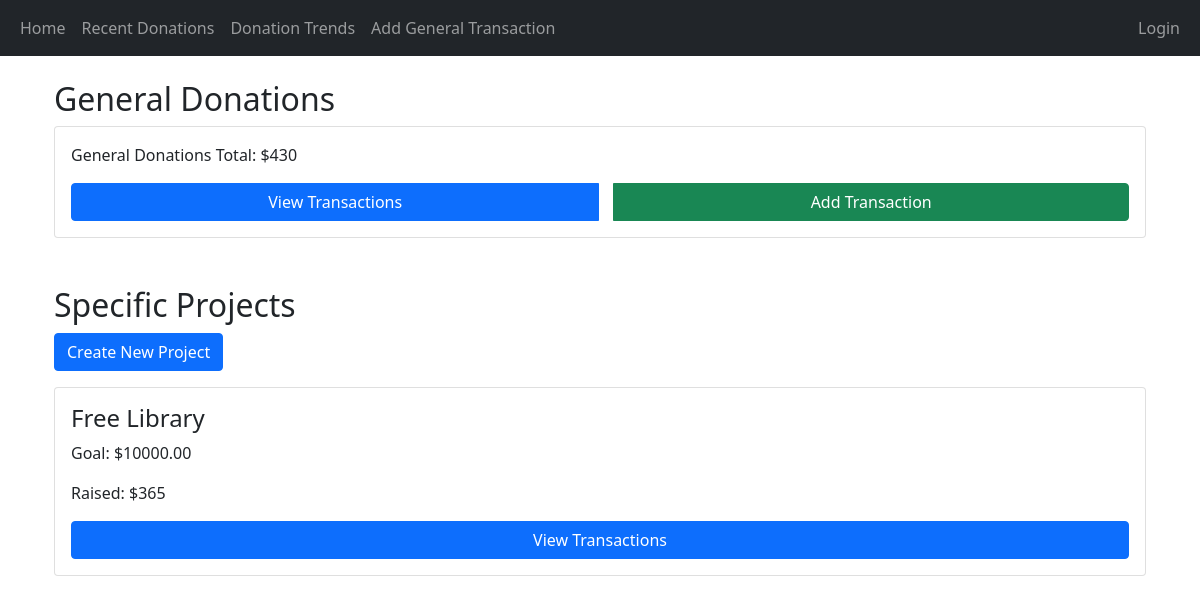
/, run on an earlier commit of the app's database.
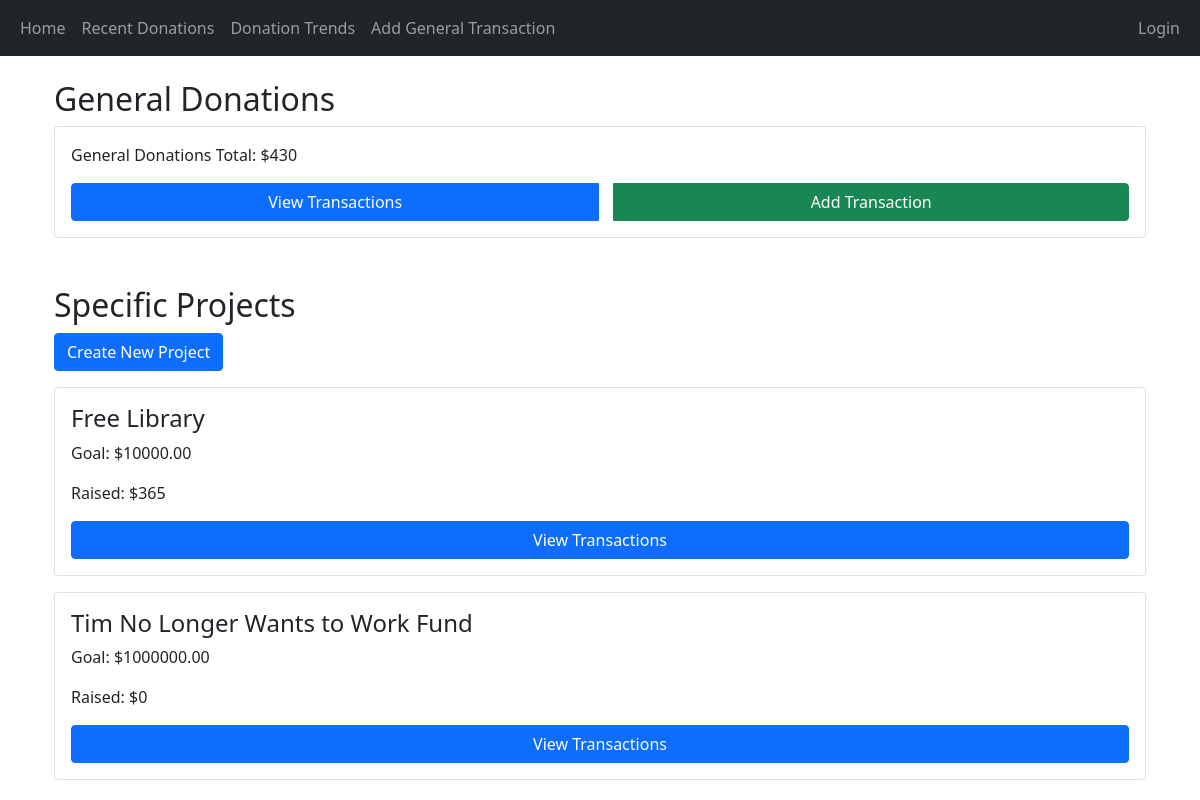
And on a later commit of the database.
### main/models.py (models this page shows, shortened)
class Project(models.Model):
    name = models.CharField(max_length=100)
    start_date = models.DateField()
    end_date = models.DateField()
    goal_amount = models.DecimalField(max_digits=10, decimal_places=2)
    description = models.TextField(null=True, blank=True)
    owner = models.ForeignKey(User, on_delete=models.CASCADE)

### main/views.py (the view)
# urls.py: path('', views.home, name='home'),
def home(request):
    general_total = Transaction.objects.filter(fund="general").aggregate(Sum('amount'))['amount__sum'] or 0
    projects = Project.objects.all()
    project_data = []
    for project in projects:
        total_raised = project.transactions.aggregate(Sum('amount'))['amount__sum'] or 0
        project_data.append({
            'project': project,
            'total_raised': total_raised,
            'is_owner': project.owner ==request.user
        })
    return render(request, 'main/home.html', {
        'general_total': general_total,
        'project_data': project_data
    })

### main/templates/main/home.html (shortened to what this page needs)
{% extends 'main/base.html' %}
{% block content %}
<div class="container mt-4">
    <h2>General Donations</h2>
    <div class="card p-3">
        <p>General Donations Total: ${{ general_total }}</p>
        <div class="btn-group">
            <a href="{% url 'view_general_transactions' %}" class="btn btn-primary">View Transactions</a>
            <a href="{% url 'add_general_transaction' %}" class="btn btn-success">Add Transaction</a>
        </div>
    </div>
    <h2 class="mt-5">Specific Projects</h2>
    <a href="{% url 'create_project' %}" class="btn btn-primary mb-3">Create New Project</a>
    {% for data in project_data %}
    <div class="card p-3 mb-3">
        <h4>{{ data.project.name }}</h4>
        <p>Goal: ${{ data.project.goal_amount }}</p>
        <p>Raised: ${{ data.total_raised }}</p>
        <div class="btn-group">
            <a href="{% url 'view_project_transactions' data.project.id %}" class="btn btn-primary">View Transactions</a>
        </div>
    </div>
    {% endfor %}
</div>
{% endblock %}

What changed in the data, as far as the page shows it:
added Project: project.name "Tim No Longer Wants to Work Fund", project.goal_amount "1000000.00", total_raised "0"
